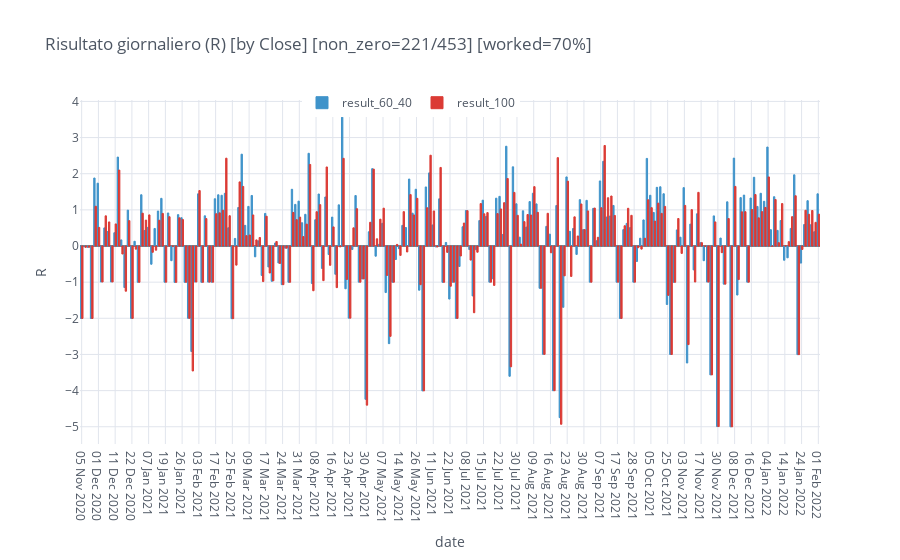

The notebook cell this image was saved under:
### Code cell
df = merged.groupby(pd.Grouper(freq='D')).sum()
df = df[df!=0].dropna(how='all').reset_index()
n_days = (df.iloc[-1, 0] - df.iloc[0, 0]).days
df['close'] = df.close.dt.strftime('%d %b %Y')
df.iplot(kind='bar', x='close', opacity=1, yTitle='R', zerolinecolor='grey',
         title=f'Risultato giornaliero (R) [by Close] [non_zero={len(df)}/{n_days}] [worked={len(df)/(n_days*.7):.0%}]',
         colors=cf_colors, xTitle='date', legend='top')

### Figure 1 — Plotly figure (JSON) as saved in the notebook; plotly's stock layout.template omitted (floating-point values rounded to 4 significant figures; data arrays with more than 128 entries replaced by an {"elided": "..."} marker saying what was removed)
{"data": [{"marker": {"color": "rgba(63, 147, 202, 1)", "line": {"color": "rgba(63, 147, 202, 1.0)", "width": 1}}, "name": "result_60_40", "orientation": "v", "text": "", "type": "bar", "x": {"elided": "221 str values"}, "y": {"elided": "221 float values"}}, {"marker": {"color": "rgba(219, 58, 52, 1)", "line": {"color": "rgba(219, 58, 52, 1.0)", "width": 1}}, "name": "result_100", "orientation": "v", "text": "", "type": "bar", "x": {"elided": "221 str values"}, "y": {"elided": "221 float values"}}], "layout": {"legend": {"bgcolor": "#FFFFFF", "font": {"color": "#4D5663"}, "orientation": "h", "x": 0.3, "y": 0.95, "yanchor": "bottom"}, "paper_bgcolor": "#FFFFFF", "plot_bgcolor": "#FFFFFF", "showlegend": true, "title": {"font": {"color": "#4D5663"}, "text": "Risultato giornaliero (R) [by Close] [non_zero=221/453] [worked=70%]"}, "xaxis": {"gridcolor": "#E1E5ED", "showgrid": true, "tickfont": {"color": "#4D5663"}, "title": {"font": {"color": "#4D5663"}, "text": "date"}, "zerolinecolor": "grey"}, "yaxis": {"gridcolor": "#E1E5ED", "showgrid": true, "tickfont": {"color": "#4D5663"}, "title": {"font": {"color": "#4D5663"}, "text": "R"}, "zerolinecolor": "grey"}}}
